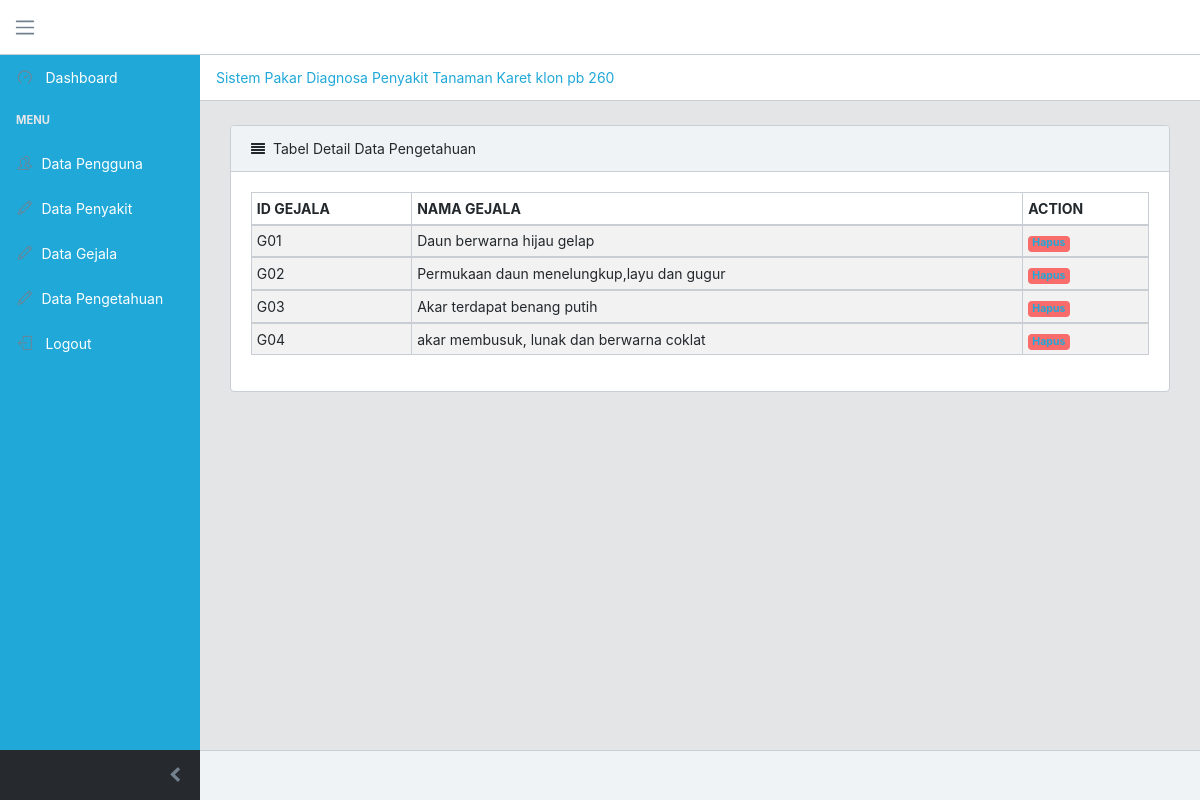
/index.php/data_pengetahuan/detail?id_penyakit=P01, run on the app's committed database.
### tables this page shows
CREATE TABLE `pengetahuan` (
  `id` int(11) NOT NULL,
  `id_penyakit` char(3) NOT NULL,
  `id_gejala` char(3) NOT NULL
);

CREATE TABLE `gejala` (
  `id_gejala` char(3) NOT NULL,
  `nama_gejala` varchar(100) NOT NULL,
  `tingkat_kepercayaan` float NOT NULL,
  `jawaban_ya` char(3) DEFAULT NULL,
  `jawaban_tidak` char(3) DEFAULT NULL
);

### application/views/module/module_sp/view_detail_pengetahuan.php (called while the page is built)
<?php
include "template/header.php";
include "pengetahuan/detailpengetahuan.php";
include "template/footer.php";
?>

### application/controllers/Data_pengetahuan.php (called while the page is built, shortened)
<?php
class Data_pengetahuan extends CI_Controller
{
	private $model = NULL;
	public function __construct()
	{
		$this->load->library('pagination');
		$this->load->model('Pengetahuan_model');
		$this->model = $this->Pengetahuan_model;
	}
	public function detail()
	{
		$this->model->id = $_GET['id_penyakit'];
		$this->model->detail();
		$this->rows = $this->model->detail();
		$this->load->view('module/module_sp/view_detail_pengetahuan', ['rows' => $this->rows]);
	}
}

### index.php (called while the page is built, shortened)
<?php
require_once BASEPATH.'core/CodeIgniter.php';

### application/models/Pengetahuan_model.php (called while the page is built, shortened)
<?php
class Pengetahuan_model extends CI_Model
{
	public $id;
	public function detail()
	{
		$this->db->select('*')
			->from('pengetahuan a')
			->join('penyakit b', 'a.id_penyakit=b.id_penyakit')
			->join('gejala c', 'c.id_gejala=a.id_gejala')
			->where('a.id_penyakit=', $this->id);
		$query = $this->db->get();
		return $query->result();
	}
}

### application/views/module/module_sp/pengetahuan/detailpengetahuan.php (the view, shortened to what this page needs)
<!DOCTYPE html>
<html>
<head>
</head>
<body>
  <div class="container-fluid">
    <div class="animated fadeIn">
      <div class="row">
        <div class="col-lg-12">
          <div class="card">
            <div class="card-header">
              <i class="fa fa-align-justify"></i>Tabel Detail Data Pengetahuan
            </div>
            <div class="card-body">
              <table class="table table-responsive-sm table-bordered table-striped table-sm">
                <thead>
                  <tr>
                    <th>ID GEJALA</th>
                    <th>NAMA GEJALA</th>
                    <th>ACTION</th>
                  </tr>
                </thead>
                <?php
                foreach ($this->rows as $row) {
                ?>
                  <tbody>
                    <tr>
                      <td><?php echo $row->id_gejala; ?></td>
                      <td><?php echo $row->nama_gejala; ?></td>
                      <td><span class="badge badge-danger"><a href="<?php echo base_url('index.php/data_pengetahuan/delete1?id=' . $row->id); ?>">Hapus</a></span></td>
                    </tr>
                  </tbody>
                <?php
                } ?>
              </table>
            </div>
          </div>
        </div>
      </div>
    </div>
  </div>
</body>
</html>

### data on the page
pengetahuan: id_gejala.id_gejala "G01", id_gejala.nama_gejala "Daun berwarna hijau gelap"
pengetahuan: id_gejala.id_gejala "G02", id_gejala.nama_gejala "Permukaan daun menelungkup,layu dan gugur"
pengetahuan: id_gejala.id_gejala "G03", id_gejala.nama_gejala "Akar terdapat benang putih"
pengetahuan: id_gejala.id_gejala "G04", id_gejala.nama_gejala "akar membusuk, lunak dan berwarna coklat"
